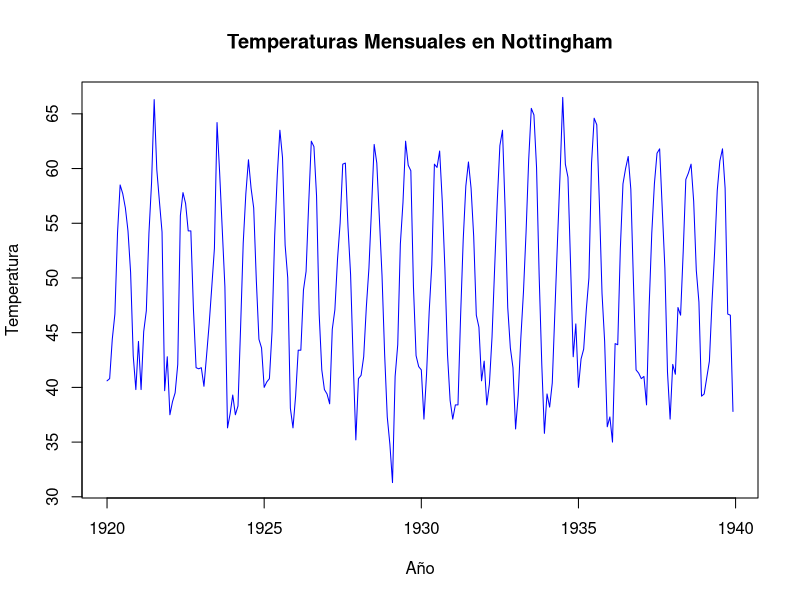
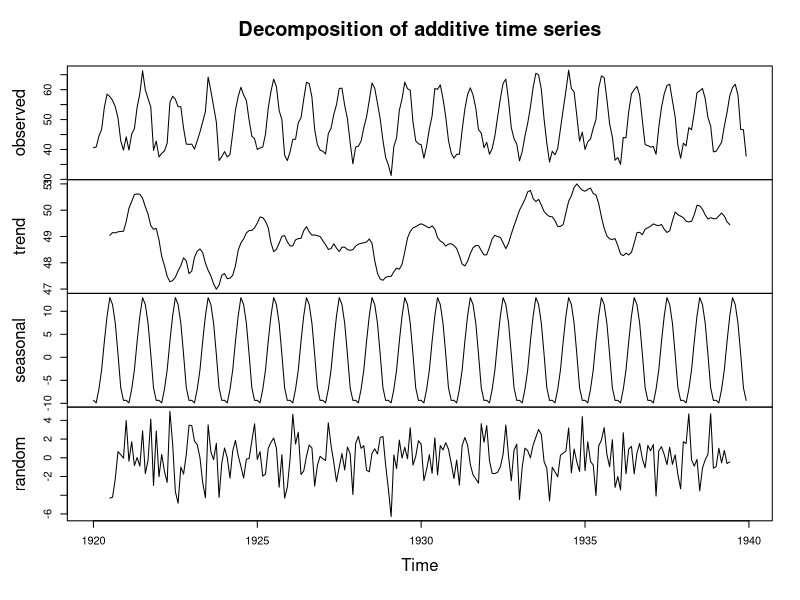
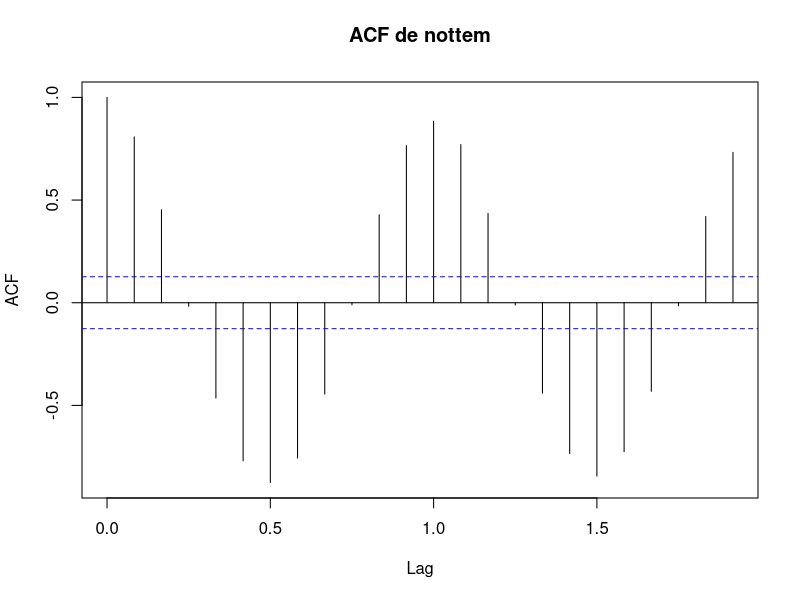
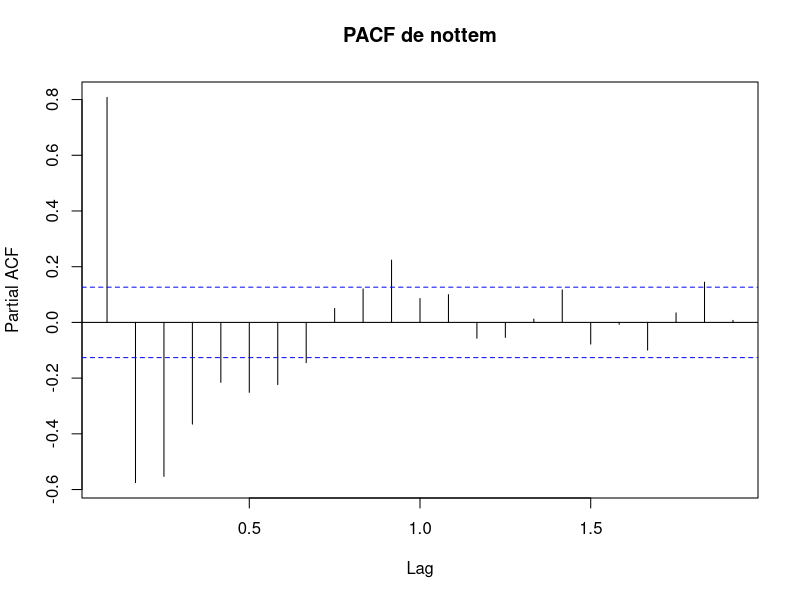

Recreate these plots in R, in order.
# Cargar librerías necesarias
library(tseries)  # Para prueba ADF
data("nottem")

# Graficar la serie temporal
plot(nottem, main="Temperaturas Mensuales en Nottingham", 
     xlab="Año", ylab="Temperatura", col="blue")

# 2. Exploración y preparación de datos
components <- decompose(nottem)
plot(components)

acf(nottem, main="ACF de nottem")
pacf(nottem, main="PACF de nottem")

adf_test <- adf.test(nottem)

# 4. Transformación de la serie (si es necesario)
if (adf_test$p.value > 0.05) {
  diff_series <- diff(nottem)
  plot(diff_series, main="Serie Diferenciada", ylab="Diferencias", xlab="Año")
}

